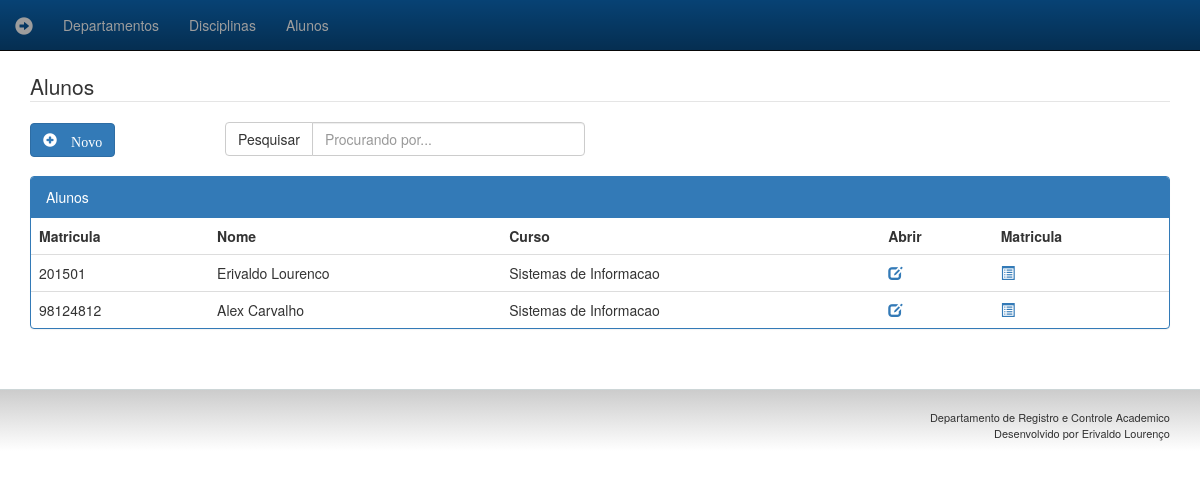
The app's page /alunos with its own data.
### coredrca/models.py (models this page shows)
class Aluno(models.Model):
    nome = models.CharField(max_length = 30)
    matricula = models.IntegerField()
    curso = models.ForeignKey(Curso, null=False, on_delete=models.CASCADE)
    credito = models.ForeignKey(Credito, null=False, on_delete=models.CASCADE)
    disciplinas = models.ManyToManyField(Disciplina, blank=True)
    def __str__(self):
        return self.nome

class Curso(models.Model):
    nome = models.CharField(max_length = 30)
    secretaria = models.ForeignKey(Secretaria, null=False, on_delete=models.CASCADE)
    def __str__(self):
        return self.nome

### coredrca/views.py (the view)
# urls.py: url(r'^alunos$', views.alunos),
def alunos(request):
    alunos = Aluno.objects.all()
    teste = 'Alunos'
    template = loader.get_template('alunos.html')
    context = {'alunos' : alunos}
    return HttpResponse(template.render(context, request))

### coredrca/templates/alunos.html (shortened to what this page needs)
{% extends "base.html" %}
{% block conteudo %}
<legend>Alunos</legend>
<div class="row">
  <div class="col-md-2">
    <a href="cadastro-aluno.html"><button type="button" class="btn btn-primary glyphicon glyphicon-plus-sign"> Novo</button></a>
  </div>
  <div class="col-md-4">
    <div class="input-group">
        <span class="input-group-btn">
          <button class="btn btn-default" type="button">Pesquisar</button>
        </span>
        <input type="text" class="form-control" placeholder="Procurando por...">
      </div>
  </div>
</div>
<div class="row">
  <div class="col-md-12">
  <br>
    <div class="panel panel-primary">
      <div class="panel-heading">Alunos</div>
      <table class="table">
          <tr>
            <th>Matricula</th>
            <th>Nome</th>
            <th>Curso</th>
            <th>Abrir</th>
            <th>Matricula</th>
          </tr>
          {%for aluno in alunos%}
          <tr>
            <td>{{aluno.matricula}}</td>
            <td>{{aluno}}</td>
            <td>{{aluno.curso}}</td>
            <td ><a href=""class="glyphicon glyphicon-edit"></a></td>
            <td ><a href=""class="glyphicon glyphicon-list-alt"></a></td>
          </tr>
          {% endfor %}
      </table>
    </div>
  </div>
</div>
{% endblock %}

### records on screen
Aluno: matricula "201501", nome "Erivaldo Lourenco", curso "Sistemas de Informacao"
Aluno: matricula "98124812", nome "Alex Carvalho", curso "Sistemas de Informacao"
